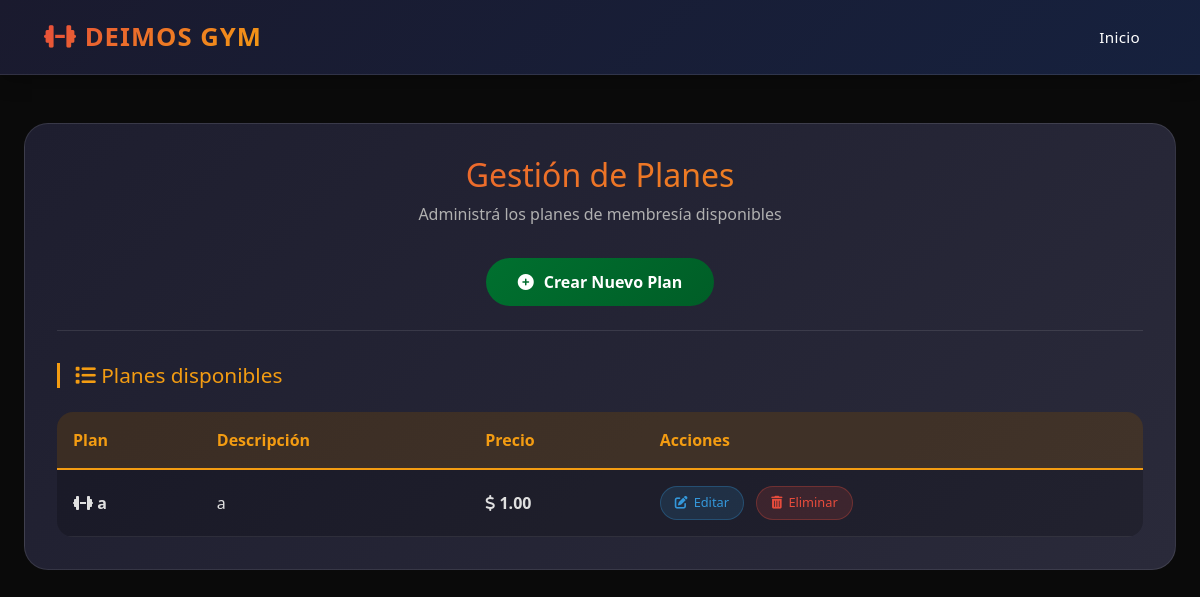
Screenshot of /list-plans/ (signed in) with the database file from the repository.
### plans/models.py (models this page shows, shortened)
class Plan(models.Model):
    name = models.CharField(max_length=60, blank=True, null=True)
    description = models.CharField(max_length=60, blank=True, null=True)
    base_price = models.DecimalField(decimal_places=2, max_digits=10)
    class Meta:
        db_table = "planes_plan"  # tabla existente en db.sqlite3

### plans/views.py (the view)
# urls.py: path("list-plans/", list_plans, name="list_plans"),
@login_required
def list_plans(request):
    if request.method == "GET":
        plans = Plan.objects.all()
        return render(request, "list_plans.html", {"plans": plans})

### plans/templates/list_plans.html (shortened to what this page needs)
{% extends "base.html" %}
{% load static %}
{% block content %}
<div class="plans-module">
    <div class="module-header">
        <h2>Gestión de Planes</h2>
        <p>Administrá los planes de membresía disponibles</p>
    </div>
    <div class="create-plan-section">
        <a href="{% url 'create_plan' %}" class="btn-create-plan">
            <i class="fas fa-plus-circle"></i> Crear Nuevo Plan
        </a>
    </div>
    <div class="list-plans-section">
        <h3><i class="fas fa-list"></i> Planes disponibles</h3>
        <div class="plans-table-container">
            <table class="plans-table">
                <thead>
                    <tr>
                        <th>Plan</th>
                        <th>Descripción</th>
                        <th>Precio</th>
                        <th>Acciones</th>
                    </tr>
                </thead>
                <tbody>
                    {% for plan in plans %}
                    <tr>
                        <td class="plan-name-cell">
                            <i class="fas fa-dumbbell"></i> {{ plan.name }}
                        </td>
                        <td class="plan-description-cell">{{ plan.description|truncatewords:15 }}</td>
                        <td class="plan-price-cell">
                            <i class="fas fa-dollar-sign"></i> {{ plan.base_price }}
                        </td>
                        <td class="plan-actions-cell">
                            <a href="{% url 'edit_plan' plan.id %}" class="action-btn edit-btn">
                                <i class="fas fa-edit"></i> Editar
                            </a>
                            <a href="{% url 'delete_plan' plan.id %}" class="action-btn delete-btn">
                                <i class="fas fa-trash-alt"></i> Eliminar
                            </a>
                        </td>
                    </tr>
                    {% empty %}
                    <tr>
                        <td colspan="4" class="empty-row">
                            <i class="fas fa-folder-open"></i> No hay planes disponibles.
                        </td>
                    </tr>
                    {% endfor %}
                </tbody>
            </table>
        </div>
    </div>
</div>
{% endblock %}

### staticfiles/style/style.css (style rules this page uses)
* { margin: 0; padding: 0; box-sizing: border-box; }
body { background-color: #0a0a0a; color: #ffffff; min-height: 100vh; font-family: 'Segoe UI', Tahoma, Geneva, Verdana, sans-serif; display: flex; flex-direction: column; margin: 0; }
.plans-module { background: linear-gradient(135deg, #1e1e2f 0%, #2a2a3a 100%); border-radius: 24px; padding: 2rem; margin: 1rem 0; border: 1px solid rgba(255, 255, 255, 0.1); }
.module-header { text-align: center; margin-bottom: 2rem; }
.module-header h2 { background: linear-gradient(135deg, #e74c3c, #f39c12); -webkit-background-clip: text; background-clip: text; color: transparent; font-size: 2rem; margin-bottom: 0.5rem; }
.module-header p { color: #b0b0b0; font-size: 1rem; }
.create-plan-section { text-align: center; margin-bottom: 2rem; padding-bottom: 1.5rem; border-bottom: 1px solid rgba(255, 255, 255, 0.1); }
.btn-create-plan { background: linear-gradient(135deg, #00702f, #005e27); color: white !important; padding: 12px 32px; border-radius: 40px; text-decoration: none; font-weight: 600; font-size: 1rem; display: inline-flex; align-items: center; gap: 10px; transition: all 0.3s ease; }
.list-plans-section h3 { color: #f39c12; font-size: 1.3rem; margin-bottom: 1.5rem; border-left: 3px solid #f39c12; padding-left: 15px; }
.plans-table-container { background: rgba(0, 0, 0, 0.2); border-radius: 16px; overflow-x: auto; }
.plans-table { width: 100%; border-collapse: collapse; }
.plans-table thead tr { background: rgba(243, 156, 18, 0.15); border-bottom: 2px solid #f39c12; }
.plans-table th { text-align: left; padding: 1rem; color: #f39c12; }
.plans-table tbody tr { border-bottom: 1px solid rgba(255, 255, 255, 0.08); }
.plans-table td { padding: 1rem; color: #e0e0e0; }
.plan-name-cell { font-weight: 600; color: #e74c3c; }
.plan-price-cell { font-weight: 700; color: #2ecc71; }
.action-btn { display: inline-flex; align-items: center; gap: 6px; padding: 6px 14px; border-radius: 20px; text-decoration: none; font-size: 0.8rem; margin-right: 8px; }
.edit-btn { background: rgba(52, 152, 219, 0.15); color: #3498db !important; border: 1px solid rgba(52, 152, 219, 0.3); }
.delete-btn { background: rgba(231, 76, 60, 0.15); color: #e74c3c !important; border: 1px solid rgba(231, 76, 60, 0.3); }

### rows the page displays
Plan: name "a", description "a", base_price "1.00"
